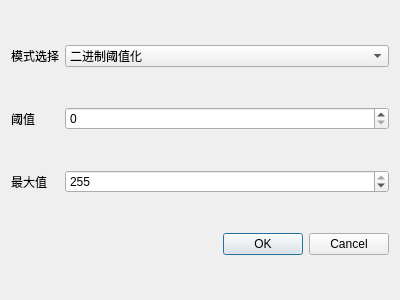
<?xml version="1.0" encoding="UTF-8"?>
<ui version="4.0">
 <class>BinaryImageui</class>
 <widget class="QDialog" name="BinaryImageui">
  <property name="geometry">
   <rect>
    <x>0</x>
    <y>0</y>
    <width>400</width>
    <height>300</height>
   </rect>
  </property>
  <property name="windowTitle">
   <string>Dialog</string>
  </property>
  <layout class="QGridLayout" name="gridLayout">
   <item row="3" column="1">
    <widget class="QDialogButtonBox" name="buttonBox">
     <property name="standardButtons">
      <set>QDialogButtonBox::Cancel|QDialogButtonBox::Ok</set>
     </property>
    </widget>
   </item>
   <item row="0" column="0">
    <widget class="QLabel" name="label">
     <property name="text">
      <string>模式选择</string>
     </property>
    </widget>
   </item>
   <item row="2" column="0">
    <widget class="QLabel" name="label_3">
     <property name="sizePolicy">
      <sizepolicy hsizetype="Fixed" vsizetype="Preferred">
       <horstretch>0</horstretch>
       <verstretch>0</verstretch>
      </sizepolicy>
     </property>
     <property name="text">
      <string>最大值</string>
     </property>
    </widget>
   </item>
   <item row="1" column="0">
    <widget class="QLabel" name="label_4">
     <property name="sizePolicy">
      <sizepolicy hsizetype="Fixed" vsizetype="Preferred">
       <horstretch>0</horstretch>
       <verstretch>0</verstretch>
      </sizepolicy>
     </property>
     <property name="text">
      <string>阈值</string>
     </property>
    </widget>
   </item>
   <item row="0" column="1">
    <widget class="QComboBox" name="select">
     <item>
      <property name="text">
       <string>二进制阈值化</string>
      </property>
     </item>
     <item>
      <property name="text">
       <string>反二进制阈值化</string>
      </property>
     </item>
     <item>
      <property name="text">
       <string>截断阈值化</string>
      </property>
     </item>
     <item>
      <property name="text">
       <string>零阈值化</string>
      </property>
     </item>
     <item>
      <property name="text">
       <string>反零阈值化</string>
      </property>
     </item>
    </widget>
   </item>
   <item row="1" column="1">
    <widget class="QSpinBox" name="threshold">
     <property name="maximum">
      <number>255</number>
     </property>
    </widget>
   </item>
   <item row="2" column="1">
    <widget class="QSpinBox" name="max">
     <property name="maximum">
      <number>255</number>
     </property>
     <property name="value">
      <number>255</number>
     </property>
    </widget>
   </item>
  </layout>
 </widget>
 <resources/>
 <connections/>
</ui>
